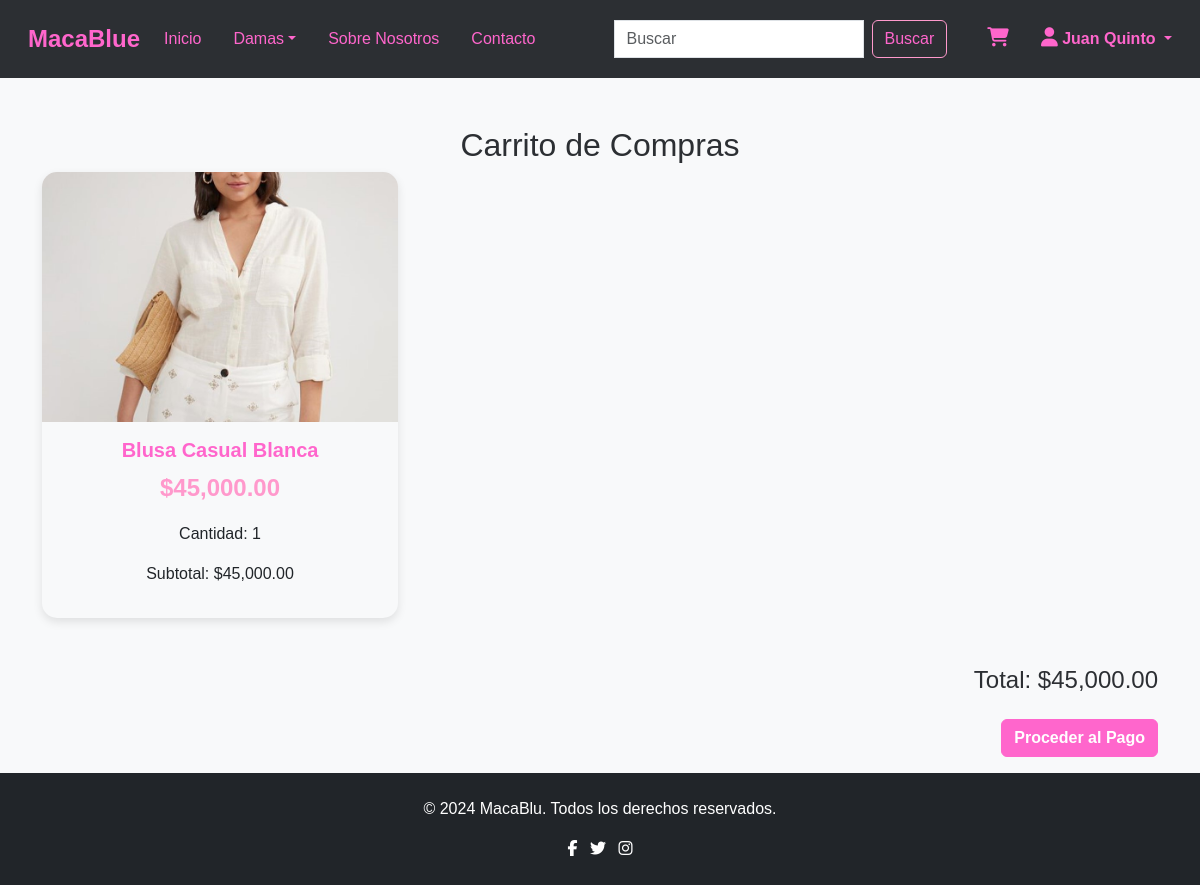
Page /view/carrito.php (signed in) on the earlier database version.
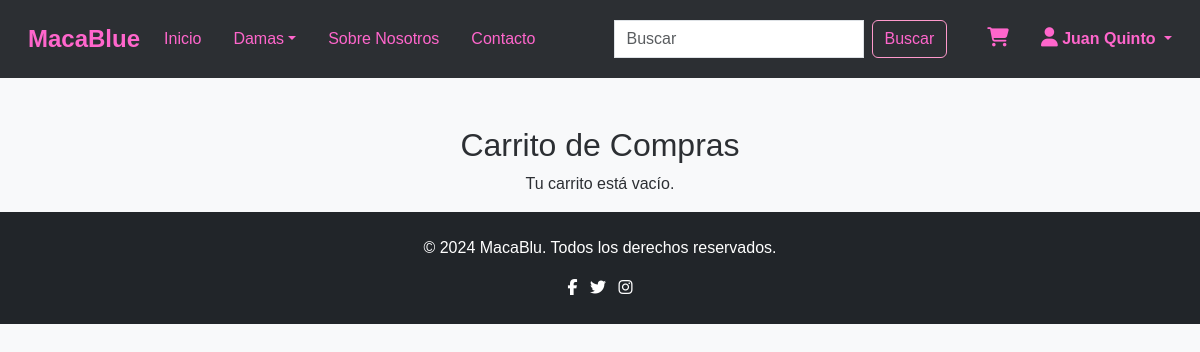
Same page on the later database version.
### tables this page shows
CREATE TABLE `categorias` (
  `categoria_id` int(11) NOT NULL,
  `nombreCategoria` varchar(100) NOT NULL,
  `subcategorias` varchar(255) NOT NULL,
  `created_at` timestamp NOT NULL DEFAULT current_timestamp()
);

CREATE TABLE `carrito` (
  `carrito_id` int(11) NOT NULL,
  `usuario_id` int(11) NOT NULL,
  `producto_id` int(11) NOT NULL,
  `cantidad` int(11) NOT NULL DEFAULT 1,
  `fecha_agregado` datetime DEFAULT current_timestamp()
);

CREATE TABLE `productos` (
  `producto_id` int(11) NOT NULL,
  `nombreProducto` varchar(255) NOT NULL,
  `categoriaProducto` int(11) DEFAULT NULL,
  `subcategoriaProducto` varchar(255) DEFAULT NULL,
  `precioProducto` decimal(10,2) NOT NULL,
  `stockProducto` int(11) NOT NULL,
  `estadoProducto` enum('Disponible','No disponible') NOT NULL,
  `tallas` varchar(255) DEFAULT NULL,
  `colorProducto` varchar(50) DEFAULT NULL,
  `materialProducto` varchar(50) DEFAULT NULL,
  `descripcionProducto` text DEFAULT NULL,
  `fotosProducto` text DEFAULT NULL
);

### view/carrito.php (the view, shortened to what the changed rows need)
<?php
$database = new Database();
$conn = $database->getConnection();
$cliente_id = $_SESSION['cliente_id'];
$sql = "SELECT productos.*, carrito.cantidad FROM carrito
        JOIN productos ON carrito.producto_id = productos.producto_id
        WHERE carrito.usuario_id = :cliente_id";
$stmt = $conn->prepare($sql);
$stmt->bindParam(':cliente_id', $cliente_id, PDO::PARAM_INT);
$stmt->execute();
$result = $stmt->fetchAll(PDO::FETCH_ASSOC);
$total = 0;
foreach ($result as $row) {
    $total += $row['precioProducto'] * $row['cantidad'];
}
?>
<!DOCTYPE html>
<html lang="es">
<head>
    <link rel="stylesheet" href="https://cdn.jsdelivr.net/npm/bootstrap@5.3.3/dist/css/bootstrap.min.css">
    <link rel="stylesheet" href="/MacaBlue/assets/css/style.css">
</head>
<body>
    <?php include 'nav.php'; ?>
    <div class="container mt-5">
        <h2 class="text-center">Carrito de Compras</h2>
        <div class="row">
            <?php
            if (count($result) > 0) {
                foreach ($result as $row) {
                    echo '<div class="col-md-4 mb-4">';
                    echo '<div class="card product-card">';
                    $foto = !empty($row['fotosProducto']) ? '../Admin/uploads/' . htmlspecialchars($row['fotosProducto']) : '../Admin/uploads/default.jpg';
                    echo '<img src="' . $foto . '" class="card-img-top product-img" alt="' . htmlspecialchars($row['nombreProducto']) . '">';
                    echo '<div class="card-body text-center">';
                    echo '<h5 class="card-title">' . htmlspecialchars($row['nombreProducto']) . '</h5>';
                    echo '<p class="price">$' . number_format($row['precioProducto'], 2) . '</p>';
                    echo '<p>Cantidad: ' . htmlspecialchars($row['cantidad']) . '</p>';
                    echo '<p>Subtotal: $' . number_format($row['precioProducto'] * $row['cantidad'], 2) . '</p>';
                    echo '</div>';
                    echo '</div>';
                    echo '</div>';
                }
                echo '<div class="col-12 text-end mt-4">';
                echo '<h4>Total: $' . number_format($total, 2) . '</h4>';
                echo '<a href="pago.php" class="btn btn-primary mt-3 mb-3">Proceder al Pago</a>';
                echo '</div>';
            } else {
                echo '<p class="text-center">Tu carrito está vacío.</p>';
            }
            ?>
        </div>
    </div>
    <?php include 'footer.php'; ?>
</body>
</html>

### view/nav.php (shortened to what the changed rows need)
<?php
$servername = "localhost";
$username = "root";
$password = "";
$dbname = "macablue";
$conn = new mysqli($servername, $username, $password, $dbname);
$sql = "SELECT nombreCategoria, subcategorias FROM categorias";
$resultCategorias = $conn->query($sql);
?>
<!DOCTYPE html>
<html lang="es">
<head>
    <link rel="stylesheet" href="https://cdnjs.cloudflare.com/ajax/libs/font-awesome/6.5.0/css/all.min.css">
    <link href="https://cdn.jsdelivr.net/npm/bootstrap@5.3.3/dist/css/bootstrap.min.css" rel="stylesheet">
    <link rel="stylesheet" href="/MacaBlue/assets/css/style.css">
    <link rel="stylesheet" href="/MacaBlue/assets/css/nav.css">
</head>
<body>
    <nav class="navbar navbar-expand-lg navbar-custom" style="background-color: var(--fondo-oscuro);">
        <div class="container-fluid">
            <div class="collapse navbar-collapse" id="navbarNav">
                <ul class="navbar-nav me-auto mb-2 mb-lg-0">
                    <?php
                    if ($resultCategorias->num_rows > 0) {
                        while ($row = $resultCategorias->fetch_assoc()) {
                            $categoria = $row['nombreCategoria'];
                            echo '<li class="nav-item dropdown">';
                            echo '<a class="nav-link dropdown-toggle" href="#" id="dropdown' . htmlspecialchars($categoria) . '" role="button" data-bs-toggle="dropdown" aria-expanded="false">';
                            echo htmlspecialchars($categoria);
                            echo '</a>';
                            echo '<ul class="dropdown-menu" aria-labelledby="dropdown' . htmlspecialchars($categoria) . '">';
                            echo '</ul></li>';
                        }
                    } else {
                        echo '<li><a class="nav-link" href="#">No hay categorías</a></li>';
                    }
                    ?>
                </ul>
            </div>
        </div>
    </nav>
</body>
</html>

Differences in the rows shown:
removed carrito: producto.fotosProducto (picture), producto.nombreProducto "Blusa Casual Blanca", producto.precioProducto "45,000.00", cantidad "1", $row['precioProducto'] * $row['cantidad'] "45,000.00"
Other differences:
$total: "45,000.00" → (not shown)
text no longer shown: "Total: $ Proceder al Pago"
text now shown: "Tu carrito está vacío."
